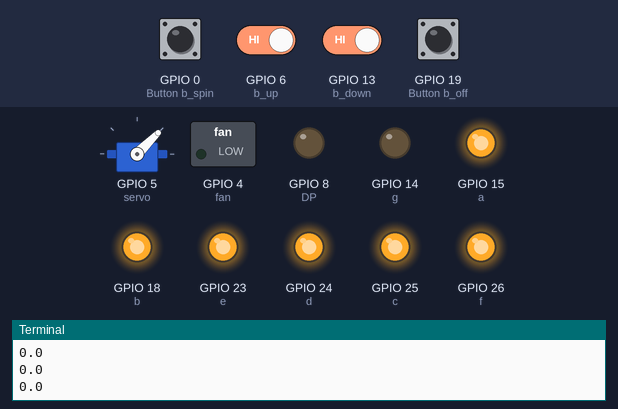
The program below on a simulated Raspberry Pi (BCM pin numbers). Shown: servo, switched loads named in the program (green lamp = pin HIGH), output pins drawn as LEDs (lit = HIGH), the last lines printed to the terminal. Dashed ring = blinking. The inputs (shaded band) are chosen by the test bench; at power-on: GPIO 0 (Button b_spin), GPIO 6 (b_up), GPIO 13 (b_down), GPIO 19 (Button b_off) HIGH. Servo angles are drawn from the pulse width (0.5 ms = 0°, 2.5 ms = 180°).

Above: at 1.2 s.
1.3 s: GPIO 0 (Button b_spin) pulled LOW for 0.15 s
At 4.93 s:
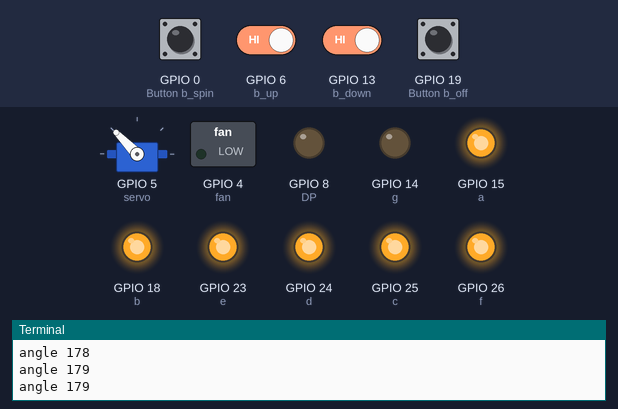
7.3 s: GPIO 6 (b_up) driven LOW and GPIO 13 (b_down) driven LOW
At 9.3 s:
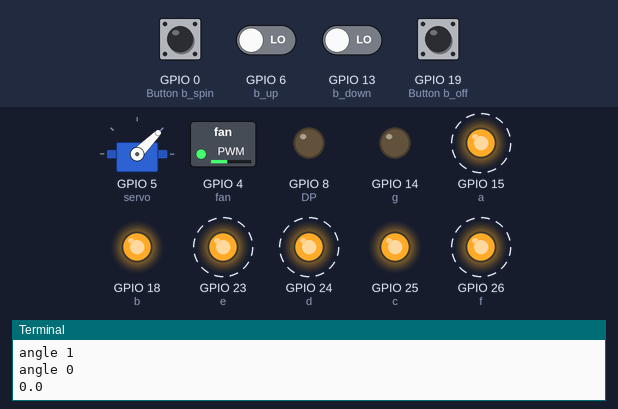
10.3 s: GPIO 13 (b_down) driven HIGH
At 11.5 s:
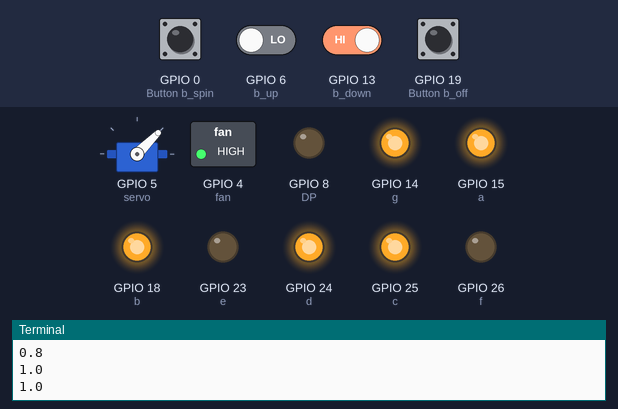
12.1 s: GPIO 0 (Button b_spin) pulled LOW for 1 s
At 15.8 s:
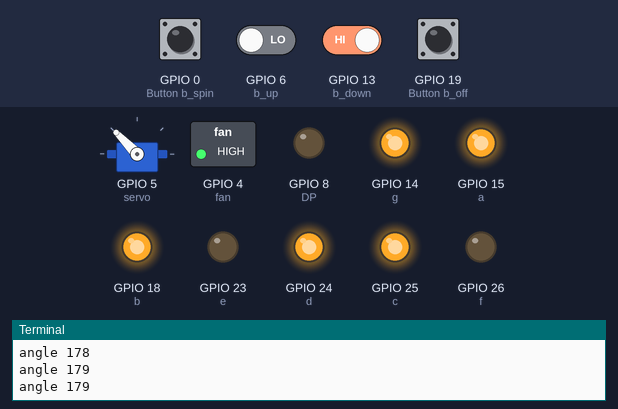
18.1 s: GPIO 13 (b_down) driven LOW
At 20.17 s:
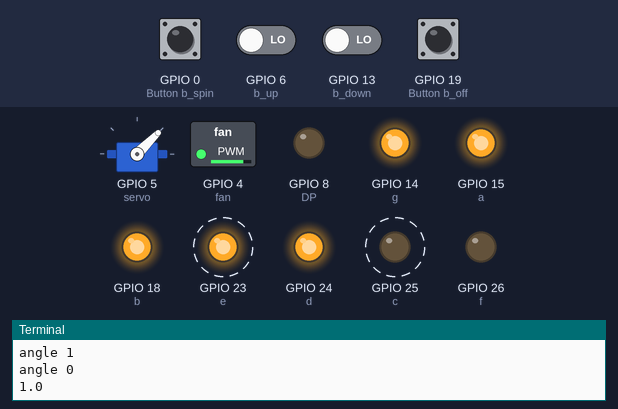
21.1 s: GPIO 0 (Button b_spin) pulled LOW for 1 s
At 25.05 s:
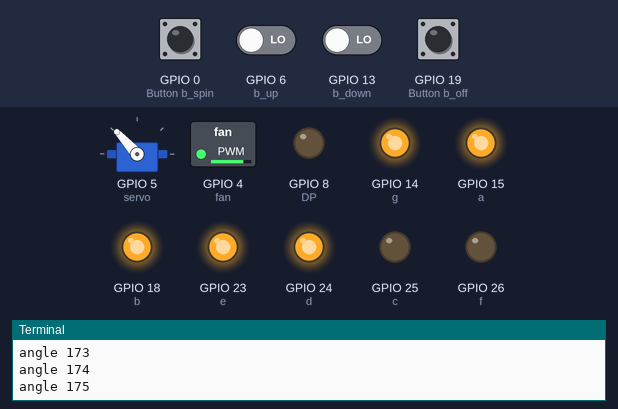
Timing chart, 0 to 25.1 s (numbered marks = the images above; inputs shaded):
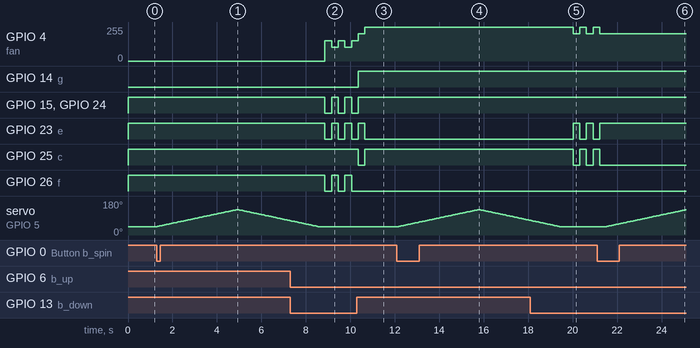

The program:

DCmotor.py
```python
from gpiozero import PWMLED, LED, Button, AngularServo
from time import sleep

def show(n):
    for m in num[8]: m.off() #clear
    for m in num[n]: m.on() #show

servo = AngularServo(5 ,min_angle =0, max_angle=180)

b_up = Button(6)
b_down = Button(13)
b_off = Button(19)
b_spin = Button(0)
fan = PWMLED(4)

g = LED(14)
f = LED(26)
a = LED(15)
b = LED(18)
e = LED(23)
d = LED(24)
c = LED(25)
DP = LED(8)
num = [[a, b, c, d, e, f], #0
    [b, c],#1
    [a, b, g, e, d], #2
    [a, b, g, c, d], #3
    [f, g, b, c], #4
    [a, f, g, c, d], #5
    [a, f, g, e, c, d], #6
    [f, a, b, c], #7 
    [a, b, c, d, e, f, g], #8
    [a, b, c, d, g, f]] #9

fan.value = 0
power = 0
show(power)
spin =0
while True:
    print(fan.value)
    #print(type(fan.value))
    if b_up.is_pressed:
        if fan.value == 0:
            fan.value =0.6
            power =1
            show(power)
        elif fan.value <= 0.8 :
            fan.value +=0.2
            power +=1
            show(power)
        sleep(0.3)
    if b_down.is_pressed:
        if fan.value >= 0.6:
            power-=1
            show(power)
            fan.value -=0.2
            sleep(0.3)
    if b_off.is_pressed:
        if fan.value == 0:
            power = 1
            show(power)
            fan.value = 0.6
        else :
            power = 0
            show(power)
            fan.value = 0
        sleep(0.3)
    if b_spin.is_pressed:
        for i in range(180):
            print("angle",i)
            servo.angle = i
            sleep(0.02)
        for i in reversed(range(0,180)):
            print("angle",i)
            servo.angle = i
            sleep(0.02)
        sleep(0.3)
```

Measured:
- after the input at 1.3 s, servo on GPIO 5 (servo): rises from 45° to 134° in 3.5 s, then falls to 76° in 2.4 s
- after the input at 7.3 s, GPIO 4 (fan): alternates 153/255 for 0.30 s and 102/255 for 0.30 s, starting after 1.6 s; GPIO 15 (a), GPIO 23 (e), GPIO 24 (d), GPIO 26 (f): alternates HIGH for 0.30 s and LOW for 0.30 s, starting after 1.6 s
- after the input at 10.3 s, GPIO 14 (g): LOW → HIGH after 0.06 s; GPIO 15 (a), GPIO 24 (d): goes on until 10.4 s, then stays HIGH; GPIO 23 (e): goes on until 10.7 s, then stays LOW; GPIO 25 (c): HIGH → LOW after 0.06 s, → HIGH 0.30 s later; GPIO 26 (f): stops changing and stays LOW
- after the input at 12.1 s, servo on GPIO 5 (servo): rises from 45° to 134° in 3.5 s, then falls to 78° in 2.3 s
- after the input at 18.1 s, GPIO 4 (fan): alternates 255/255 for 0.30 s and 204/255 for 0.30 s, starting after 1.9 s; GPIO 23 (e), GPIO 25 (c): alternates HIGH for 0.30 s and LOW for 0.30 s, starting after 1.9 s
- after the input at 21.1 s, GPIO 4 (fan): goes on until 21.2 s, then stays 204/255; GPIO 23 (e): goes on until 21.2 s, then stays HIGH; GPIO 25 (c): goes on until 21.2 s, then stays LOW; servo on GPIO 5 (servo): moves from 45° to 134° over 3.5 s, starting after 0.44 s
